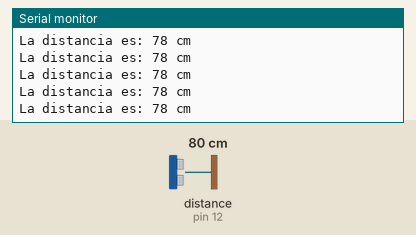
Simulated run of this sketch. Board: Arduino Uno, built with avr-gcc and run on an emulated ATmega328P. Parts: the last lines printed to the serial monitor. Wiring (inferred from the names in the program): ultrasonic range finder: trigger pin 9; echo pin 12. Inputs (shaded band) come from the test bench; at power-on: distance to the obstacle (sensor on pin 12) 80 cm. The echo pulse lasts 58.3 µs per cm.

Above: at 1.2 s.
1.3 s: distance to the obstacle (sensor on pin 12) set to 2 cm
At 2.1 s:
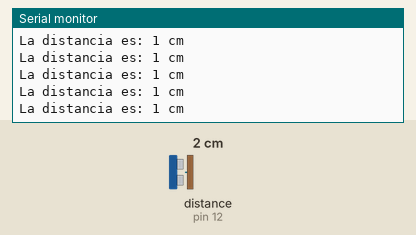
4.3 s: distance to the obstacle (sensor on pin 12) set to 18 cm
At 5.0 s:
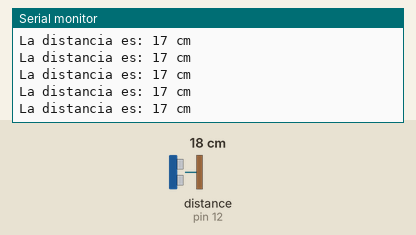
7.3 s: distance to the obstacle (sensor on pin 12) set to 4 cm
At 7.8 s:
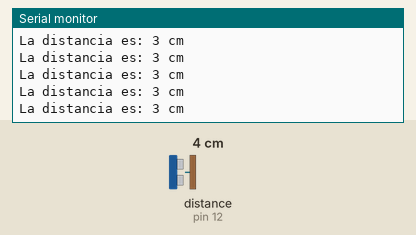
10.3 s: distance to the obstacle (sensor on pin 12) set to 35 cm
At 10.9 s:
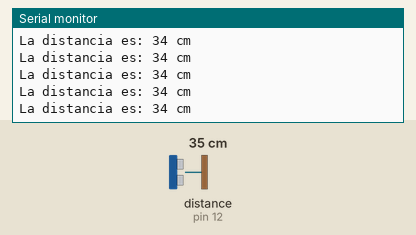
13.3 s: distance to the obstacle (sensor on pin 12) set to 9 cm
At 14.1 s:
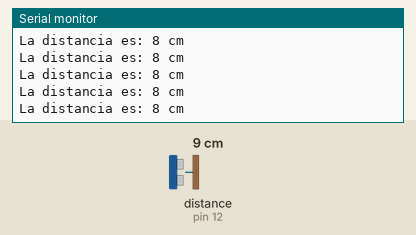
16.3 s: distance to the obstacle (sensor on pin 12) set to 120 cm
At 16.9 s:
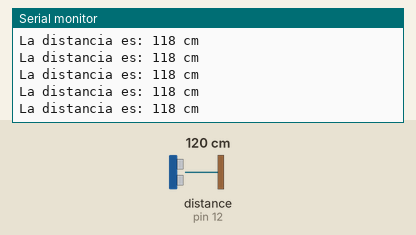
Timing chart, 0 to 19.3 s (numbered marks = the images above; inputs shaded):
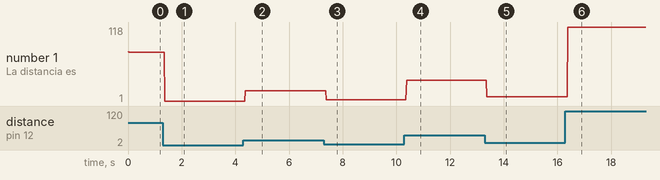

Measured:
- after the input at 1.3 s, the serial monitor: prints a new line after 0.08 s (image 1)
- after the input at 4.3 s, the serial monitor: prints a new line after 0.07 s (image 2)
- after the input at 7.3 s, the serial monitor: prints a new line after 0.09 s (image 3)
- after the input at 10.3 s, the serial monitor: prints a new line after 0.08 s (image 4)
- after the input at 13.3 s, the serial monitor: prints a new line after 0.07 s (image 5)
- after the input at 16.3 s, the serial monitor: prints a new line after 0.09 s (image 6)
- plotted number 1: 78 → 1 after the input at 1.3 s, 1 → 17 after the input at 4.3 s, 17 → 3 after the input at 7.3 s, 3 → 34 after the input at 10.3 s, 34 → 8 after the input at 13.3 s

The sketch:

TP1EJ7.ino
```cpp
/* 7. Utilice un hc sr04 (sensor ultrasónico) para medir la distancia de los objetos que hay o pasan delante de estos.*/


long duration, cm;

void setup() {
 Serial.begin(9600);
 pinMode(9, OUTPUT);//trig
 pinMode(12, INPUT);//echo
}

void loop() {
  digitalWrite(9, LOW);
  delayMicroseconds(100);
  digitalWrite(9, HIGH);
  delayMicroseconds(200);
  digitalWrite(9, LOW);

  duration = pulseIn(12, HIGH);

  // Calculo de distancia
  cm= duration*0.034/2;
  Serial.print("La distancia es: ");
  Serial.print(cm);
  Serial.println(" cm");
}
```
